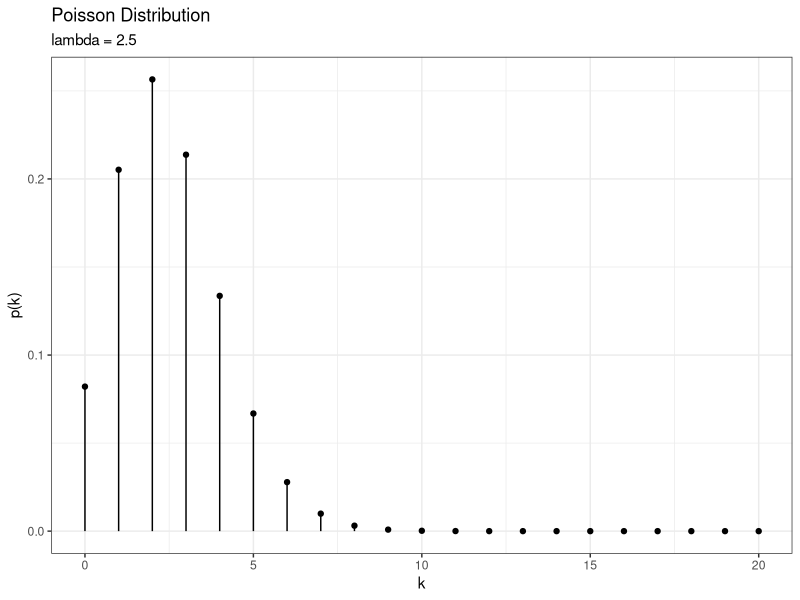
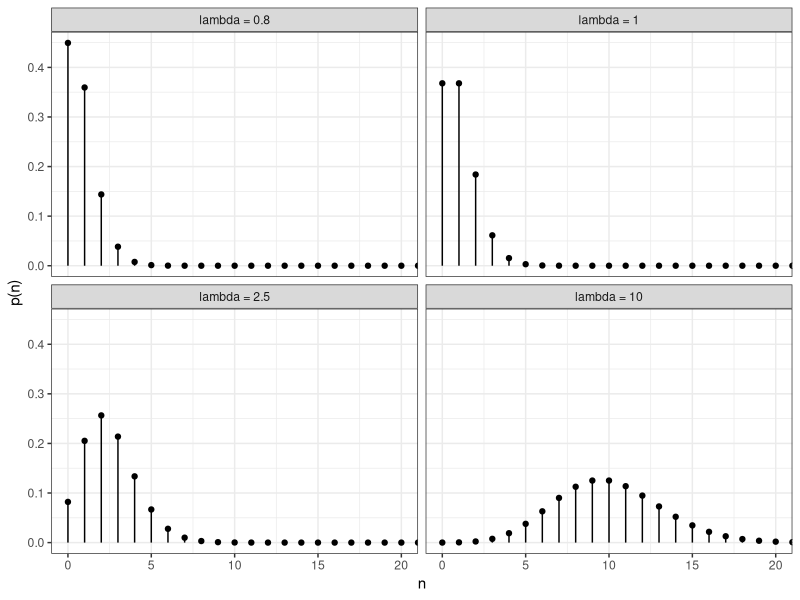
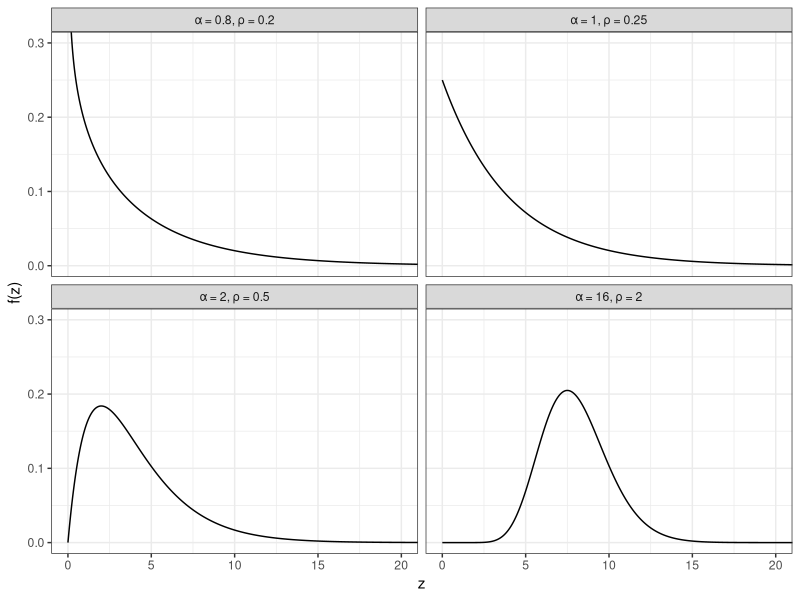

Recreate these plots in R, in order.
library(tidyverse)
library(knitr)
library(kableExtra)

theme_set(theme_bw())




# Poisson ####

lambda = 2.5

tibble(
  x = 0:20
) %>% 
  mutate(
    y = dpois(x = x, lambda = lambda)
  ) %>% 
  ggplot(aes(x = x, y = y)) +
  geom_point() +
  geom_segment(aes(xend = x),
               yend = 0) +
  labs(x = "k", y = "p(k)",
       title = "Poisson Distribution",
       subtitle = str_c("lambda = ", lambda))



# tibble(x = 0:20) %>% 
#   crossing(
#     tibble(
#       lambda = c(.8, 1, 2.5, 10)
#     )
#   ) %>% 
#   mutate(
#     y = dpois(x = x, lambda = lambda),
#     lambda_label = str_c("lambda = ", lambda) %>% 
#       fct_inorder()
#   ) %>% 
#   ggplot(aes(x = x, y = y)) +
#   geom_point() +
#   geom_segment(
#     aes(xend = x),
#     yend = 0
#   ) +
#   facet_wrap(~lambda_label) +
#   labs(
#     x = "k", y = "p(k)",
#     title = "Poisson Distribution"
#   )

tibble(x = 0:22) %>% 
  crossing(
    tibble(
      lambda = c(.8, 1, 2.5, 10)
    )
  ) %>% 
  mutate(
    y = dpois(x = x, lambda = lambda),
    lambda_label = str_c("lambda = ", lambda) %>% 
      fct_inorder()
  ) %>% 
  ggplot(aes(x = x, y = y)) +
  geom_point() +
  geom_segment(
    aes(xend = x),
    yend = 0
  ) +
  facet_wrap(~lambda_label) +
  coord_cartesian(
    xlim = c(0, 20)
  ) +
  labs(
    x = "n", y = "p(n)"
  )


# Gamma ####


tibble(x = seq(from = 0, to = 25, by = .01)) %>% 
  crossing(
    tibble(
      alpha = c(.8, 1, 2, 16),
      rho = c(.2, .25, .5, 2)
    )
  ) %>% 
  mutate(
    y = dgamma(x = x, shape = alpha, rate = rho),
    # label = str_c("alpha = ", alpha, ", rho = ", rho) %>% 
    #   fct_inorder()
    label = str_c("\u03b1 = ", alpha, ", \u03c1 = ", rho) %>% 
      fct_inorder()
  ) %>% 
  ggplot(aes(x = x, y = y)) +
  geom_line() +
  facet_wrap(~label) +
  coord_cartesian(
    ylim = c(0, .3),
    xlim = c(0, 20)
  ) +
  labs(
    x = "z", y = "f(z)"
  )
